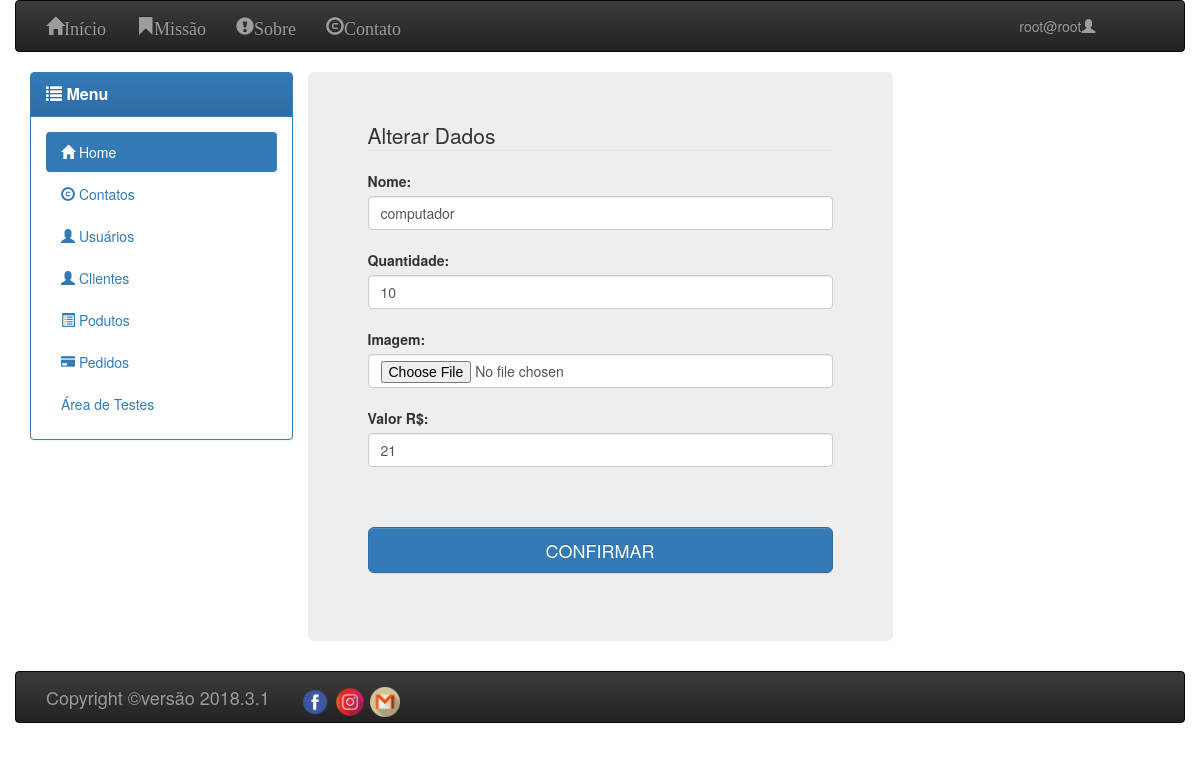
The page /?page=ControllerProduto&option=edita&prod_pk_id=2 (signed in) on the database its author committed.
### tables this page shows
CREATE TABLE `produto` (
  `prod_pk_id` int(11) NOT NULL,
  `prod_nome` varchar(255) DEFAULT NULL,
  `prod_quantidade` int(255) DEFAULT NULL,
  `prod_imagem` varchar(255) DEFAULT NULL,
  `prod_valor` int(255) DEFAULT NULL
);

### controller/ControllerProduto.php (called while the page is built, shortened)
<?php
include_once server_path("dao/DAOProduto.php");
class ControllerProduto {
    public static function edita() {
        $produto = DAOProduto::getElementId($_GET['prod_pk_id']);
        include_once server_path('view/produto/edit.php');
    }
}

### controller/ControllerValidation.php (called while the page is built, shortened)
<?php
class validar {
    public static function validar_option() {
        $classe = ucfirst($_GET['page']);
        $metodo = $_GET['option'];
        $classe::$metodo();
        return true;
    }
}

### conf.php (called while the page is built, shortened)
<?php
function server_url($caminho = "") {
    return $GLOBALS['server_url'] . $caminho;
}

### dao/DAOProduto.php (called while the page is built, shortened)
<?php
class DAOProduto extends DAOConexao {
    public static function getElementId($prod_pk_id = "") {
        $query = "SELECT * FROM myboutique.produto WHERE prod_pk_id=:prod_pk_id;";
        try {
            $conexao = DAOConexao::getInstance();
        } catch (Exception $erro) {
            throw new Exception($erro->getMessage());
        }
        $busca = $conexao->prepare($query);
        $busca->bindParam(":prod_pk_id", $prod_pk_id, PDO::PARAM_STR);
        $busca->execute();
        return $busca->fetch(PDO::FETCH_OBJ);
    }
}

### view/produto/edit.php (the view, shortened to what this page needs)
<div class="col-lg-3"><?php menu(); ?></div>
<div class="col-lg-6 jumbotron">
    <form action="<?php echo server_url('?page=ControllerProduto&option=atualizar'); ?>" method="POST">
        <legend>Alterar Dados</legend>
        <label>Nome:</label>
        <input type="text" value="<?php echo $produto->prod_nome; ?>" name="prod_nome" placeholder="Nome" class="form-control" required>
        <br>
        <label>Quantidade:</label>
        <input type="text" value="<?php echo $produto->prod_quantidade; ?>" name="prod_quantidade" placeholder="CPF" class="form-control" required>
        <br>
        <label>Imagem:</label>
        <input type="file" value="<?php echo $produto->prod_imagem; ?>" name="prod_imagem" placeholder="Imagem" class="form-control">
        <br>
        <label>Valor R$:</label>
        <input type="text" value="<?php echo $produto->prod_valor; ?>" name="prod_valor" placeholder="Valor" class="form-control" required>
        <br>
        <br>
        <br>
        <button class="btn btn-block btn-lg btn-primary">CONFIRMAR</button><br>
    </form>
</div>

### rows shown on the page
produto: prod_nome "computador", prod_quantidade "10", prod_valor "21"

### other values the page prints
$us->usua_nome "root@root"
